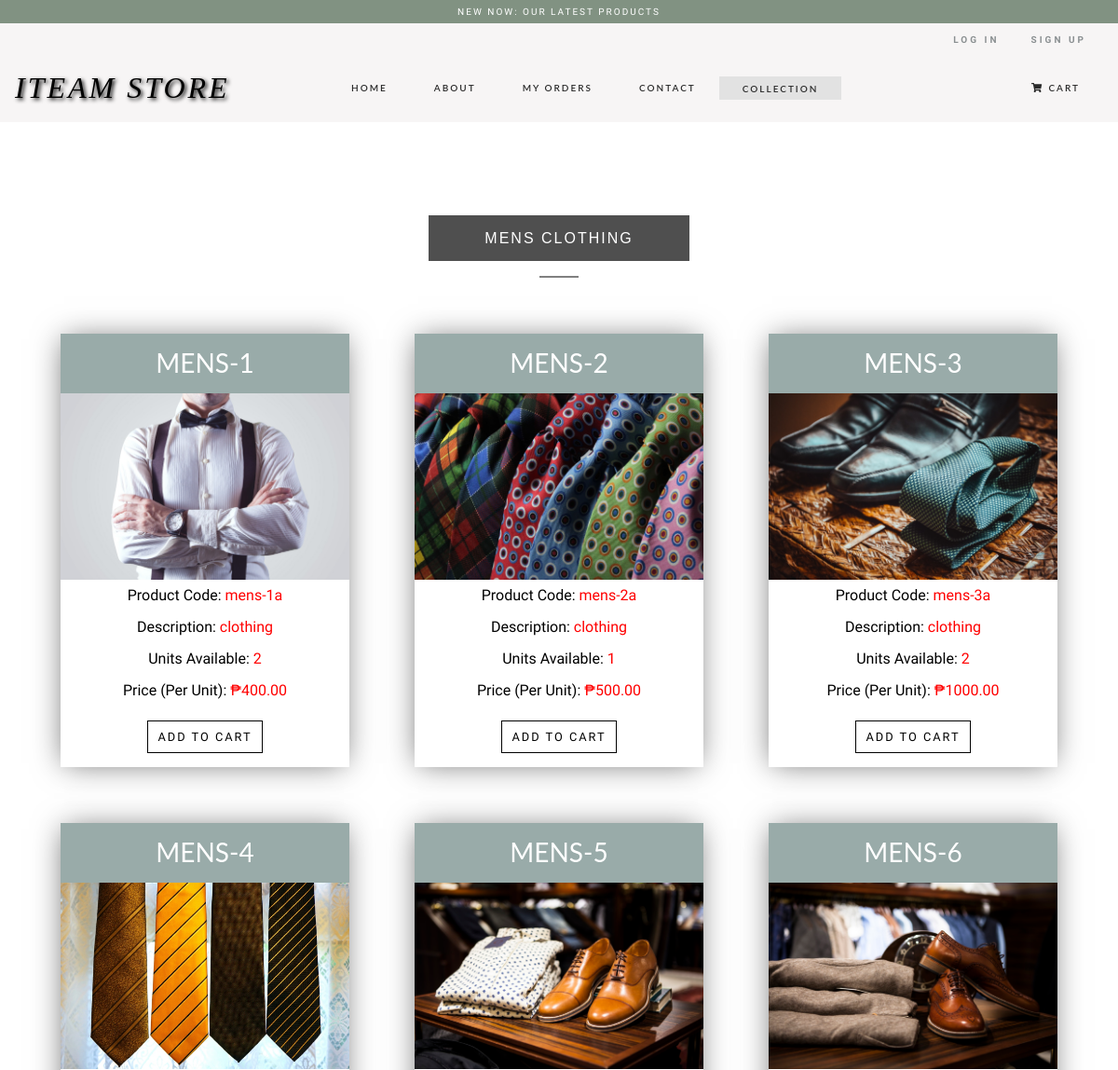
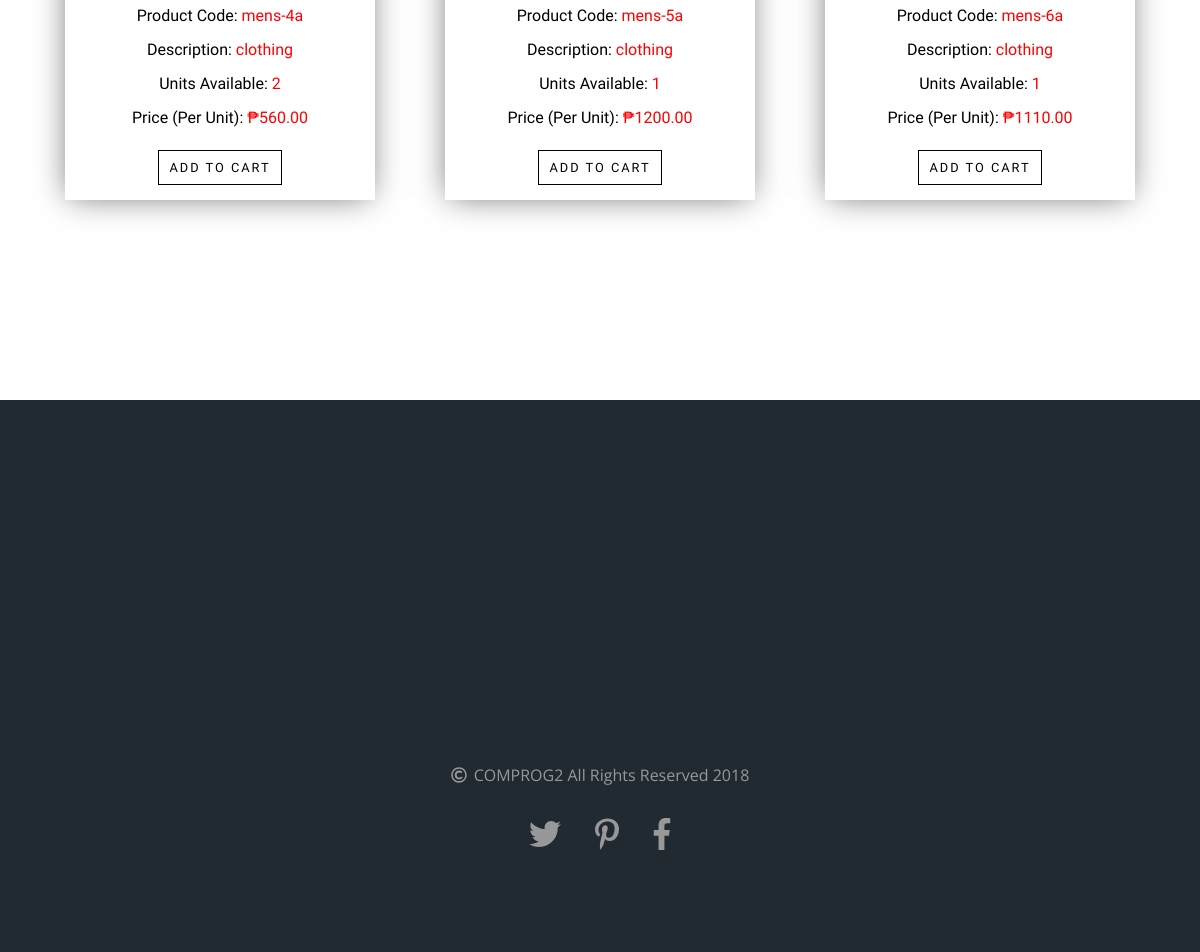
The app's page /mens.php with its own data (2 pictures, top to bottom).
### tables this page shows
CREATE TABLE `mens` (
  `id` int(11) NOT NULL,
  `product_code` varchar(60) NOT NULL,
  `product_name` varchar(60) NOT NULL,
  `product_desc` tinytext NOT NULL,
  `product_img_name` varchar(255) NOT NULL,
  `qty` int(255) NOT NULL,
  `price` decimal(10,2) NOT NULL
);

### config.php (called while the page is built, shortened)
<?php
$currency = '₱';
?>

### mens.php (the view, shortened to what this page needs)
<?php
include 'config.php';
?>
<!DOCTYPE html>
<html ng-app="myApp">
<head>
</head>
  <body>
    <header>
      <?php include('assets/header-primary.php') ?>
    </header>
    <nav class="navbar navbar-expand-lg navbar-dark bg-black">
      <a class="navbar-brand mxauto" href="main.php">ITEAM STORE</a>
      <div class="collapse navbar-collapse" id="navbarNav">
        <ul class="navbar-nav mx-auto">
          <li class="nav-item">
            <a class="nav-link" href="main.php">Home <span class="sr-only">(current)</span></a>
          </li>
          <li class="nav-item">
            <a class="nav-link" href="about.php">About</a>
          </li>
          <li class="nav-item">
            <a class="nav-link" href="orders.php">My Orders</a>
          </li>
          <li class="nav-item">
            <a class="nav-link" href="contact.php">Contact</a>
          </li>
          <li class="dropdown">
              <a class="dropbtn" href="featured.php">Collection</a>
          </li>
        </ul>
        <ul class="navbar-nav ml-auto">
          <li class="nav-item">
            <a class="nav-link image-show cart" data-modal="modalCart"><i class="fas fa-shopping-cart" data-modal="modalCart"></i>Cart</a>
          </li>
        </ul>
      </div>
    </nav>
    <div class="featured-items-collection products">
      <div class="container">
        <div class="text-heading col-auto text-center">
          <div class="text-holder">
            <h2>Mens Clothing</h2>
                <hr />
          </div>
        </div>
        <div class="row d-flex justify-content-around">
        <?php
          $mens = $mysqli->query('SELECT * FROM mens');
          if($mens){
            while($obj = $mens->fetch_object()) {
              echo '<div class="image-content-products">';
              echo '<h3>'.$obj->product_name.'</h3>';
              echo '<img src="img/mens/'.$obj->product_img_name.'"/>';
              echo '<p>Product Code: <span>'.$obj->product_code.'</span></p>';
              echo '<p>Description: <span>'.$obj->product_desc.'</span></p>';
              echo '<p>Units Available: <span>'.$obj->qty.'</span></p>';
              echo '<p>Price (Per Unit): <span>'.$currency.$obj->price.'</span></p>';
              if($obj->qty > 0){
                echo '<p><a href="update-cart.php?action=add&id='.$obj->id.'"><input class="add" type="submit" value="Add To Cart"/></a></p>';
              }
              else {
                echo 'Out Of Stock!';
              }
              echo '</div>';
            }
          }
          echo '</div>';
          echo '</div>';
          echo '</div>';
          ?>
  </body>
</html>

### assets/header-primary.php (shortened to what this page needs)
<div class="header-primary">
  <div class="container-fluid">
    <div class="col-md-12 login-head d-flex text-right">
      <div class="mr-auto p-2"></div>
        <?php
          if(isset($_SESSION['username'])){
            echo '<div class="p-2"><a href="account.php" class="header-login"><i class="fas fa-user" style="margin-right: 10px;"></i>Account</a></div>';
            echo '<div class="p-2"><a href="logout.php" class="header-login">Log Out</a></div>';
          }
          else{
            echo '<div class="mr-4 p-1"><a href="login.php" class="header-login">Log In</a></div>';
            echo '<div class="p-1"><a href="register.php" class="header-login">Sign up</a></div>';
          }
          ?>
        </div>
      </div>
    </div>

### records on screen
mens: product_name "MENS-1", product_img_name (picture), product_code "mens-1a", product_desc "clothing", qty "2", price "400.00"
mens: product_name "MENS-2", product_img_name (picture), product_code "mens-2a", product_desc "clothing", qty "1", price "500.00"
mens: product_name "MENS-3", product_img_name (picture), product_code "mens-3a", product_desc "clothing", qty "2", price "1000.00"
mens: product_name "MENS-4", product_img_name (picture), product_code "mens-4a", product_desc "clothing", qty "2", price "560.00"
mens: product_name "MENS-5", product_img_name (picture), product_code "mens-5a", product_desc "clothing", qty "1", price "1200.00"
mens: product_name "MENS-6", product_img_name (picture), product_code "mens-6a", product_desc "clothing", qty "1", price "1110.00"
